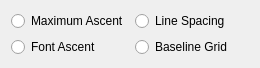
<?xml version="1.0" encoding="UTF-8"?>
<ui version="4.0">
 <class>PropertyWidget_FlopBase</class>
 <widget class="QFrame" name="PropertyWidget_FlopBase">
  <property name="geometry">
   <rect>
    <x>0</x>
    <y>0</y>
    <width>260</width>
    <height>66</height>
   </rect>
  </property>
  <property name="windowTitle">
   <string>Frame</string>
  </property>
  <property name="frameShape">
   <enum>QFrame::Box</enum>
  </property>
  <property name="frameShadow">
   <enum>QFrame::Plain</enum>
  </property>
  <property name="lineWidth">
   <number>0</number>
  </property>
  <layout class="QVBoxLayout" name="verticalLayout">
   <item>
    <layout class="QGridLayout" name="gridLayout">
     <item row="0" column="0">
      <widget class="QRadioButton" name="flopRealHeight">
       <property name="text">
        <string>Maximum Ascent</string>
       </property>
       <attribute name="buttonGroup">
        <string notr="true">flopGroup</string>
       </attribute>
      </widget>
     </item>
     <item row="1" column="0">
      <widget class="QRadioButton" name="flopFontAscent">
       <property name="text">
        <string>Font Ascent</string>
       </property>
       <attribute name="buttonGroup">
        <string notr="true">flopGroup</string>
       </attribute>
      </widget>
     </item>
     <item row="0" column="1">
      <widget class="QRadioButton" name="flopLineSpacing">
       <property name="text">
        <string>Line Spacing</string>
       </property>
       <attribute name="buttonGroup">
        <string notr="true">flopGroup</string>
       </attribute>
      </widget>
     </item>
     <item row="1" column="1">
      <widget class="QRadioButton" name="flopBaselineGrid">
       <property name="text">
        <string>Baseline Grid</string>
       </property>
       <attribute name="buttonGroup">
        <string notr="true">flopGroup</string>
       </attribute>
      </widget>
     </item>
    </layout>
   </item>
  </layout>
 </widget>
 <resources/>
 <connections/>
 <buttongroups>
  <buttongroup name="flopGroup"/>
 </buttongroups>
</ui>
